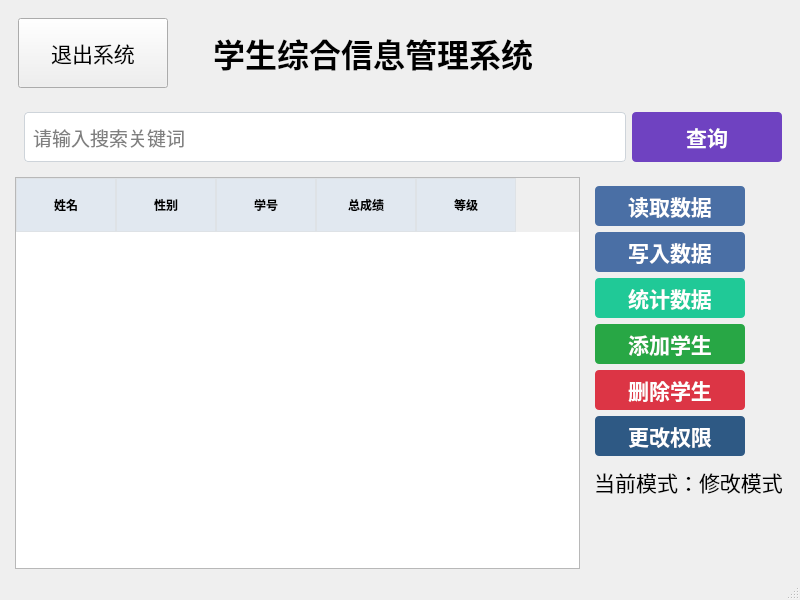
<?xml version="1.0" encoding="UTF-8"?>
<ui version="4.0">
 <class>MainWindow</class>
 <widget class="QMainWindow" name="MainWindow">
  <property name="geometry">
   <rect>
    <x>0</x>
    <y>0</y>
    <width>800</width>
    <height>600</height>
   </rect>
  </property>
  <property name="minimumSize">
   <size>
    <width>800</width>
    <height>600</height>
   </size>
  </property>
  <property name="font">
   <font>
    <pointsize>14</pointsize>
   </font>
  </property>
  <property name="windowTitle">
   <string>MainWindow</string>
  </property>
  <property name="windowIcon">
   <iconset theme="QIcon::ThemeIcon::ContactNew"/>
  </property>
  <property name="styleSheet">
   <string notr="true">background-color: #F8F9FA;
QTableWidget {
    background-color: #FFFFFF;
    alternate-background-color: #F8F9FA;  /* 交替行颜色 */
    gridline-color: #DEE2E6;              /* 网格线颜色 */
}

/* 表头样式 */
QHeaderView::section {
    background-color: #E1E8F0;
    padding: 8px;
    border: 1px solid #DEE2E6;
    font-weight: bold;
}</string>
  </property>
  <widget class="QWidget" name="centralwidget">
   <layout class="QGridLayout" name="gridLayout">
    <item row="0" column="0" rowspan="2" colspan="2">
     <widget class="QWidget" name="headline" native="true">
      <layout class="QHBoxLayout" name="horizontalLayout">
       <item>
        <widget class="QPushButton" name="exit">
         <property name="minimumSize">
          <size>
           <width>150</width>
           <height>70</height>
          </size>
         </property>
         <property name="font">
          <font>
           <pointsize>16</pointsize>
           <bold>false</bold>
          </font>
         </property>
         <property name="text">
          <string>退出系统</string>
         </property>
        </widget>
       </item>
       <item>
        <spacer name="horizontalSpacer_2">
         <property name="orientation">
          <enum>Qt::Orientation::Horizontal</enum>
         </property>
         <property name="sizeHint" stdset="0">
          <size>
           <width>40</width>
           <height>20</height>
          </size>
         </property>
        </spacer>
       </item>
       <item>
        <widget class="QLabel" name="header">
         <property name="minimumSize">
          <size>
           <width>100</width>
           <height>50</height>
          </size>
         </property>
         <property name="sizeIncrement">
          <size>
           <width>400</width>
           <height>60</height>
          </size>
         </property>
         <property name="font">
          <font>
           <pointsize>24</pointsize>
           <bold>true</bold>
          </font>
         </property>
         <property name="styleSheet">
          <string notr="true"/>
         </property>
         <property name="text">
          <string>学生综合信息管理系统</string>
         </property>
        </widget>
       </item>
       <item>
        <spacer name="horizontalSpacer">
         <property name="orientation">
          <enum>Qt::Orientation::Horizontal</enum>
         </property>
         <property name="sizeHint" stdset="0">
          <size>
           <width>40</width>
           <height>20</height>
          </size>
         </property>
        </spacer>
       </item>
      </layout>
     </widget>
    </item>
    <item row="3" column="1">
     <widget class="QTableWidget" name="stu_info">
      <property name="font">
       <font>
        <pointsize>16</pointsize>
       </font>
      </property>
      <property name="styleSheet">
       <string notr="true">stu_info {
    background: #E7F5FF;  /* 浅蓝 */
}
</string>
      </property>
      <property name="horizontalScrollBarPolicy">
       <enum>Qt::ScrollBarPolicy::ScrollBarAsNeeded</enum>
      </property>
      <property name="rowCount">
       <number>0</number>
      </property>
      <property name="columnCount">
       <number>5</number>
      </property>
      <column>
       <property name="text">
        <string>姓名</string>
       </property>
       <property name="font">
        <font>
         <pointsize>16</pointsize>
        </font>
       </property>
      </column>
      <column>
       <property name="text">
        <string>性别</string>
       </property>
       <property name="font">
        <font>
         <pointsize>16</pointsize>
        </font>
       </property>
      </column>
      <column>
       <property name="text">
        <string>学号</string>
       </property>
       <property name="font">
        <font>
         <pointsize>16</pointsize>
        </font>
       </property>
      </column>
      <column>
       <property name="text">
        <string>总成绩</string>
       </property>
       <property name="font">
        <font>
         <pointsize>16</pointsize>
        </font>
       </property>
      </column>
      <column>
       <property name="text">
        <string>等级</string>
       </property>
       <property name="font">
        <font>
         <pointsize>16</pointsize>
        </font>
       </property>
      </column>
     </widget>
    </item>
    <item row="3" column="2">
     <widget class="QWidget" name="functions" native="true">
      <layout class="QVBoxLayout" name="verticalLayout_2">
       <item>
        <widget class="QPushButton" name="read_button">
         <property name="minimumSize">
          <size>
           <width>100</width>
           <height>40</height>
          </size>
         </property>
         <property name="maximumSize">
          <size>
           <width>150</width>
           <height>40</height>
          </size>
         </property>
         <property name="font">
          <font>
           <pointsize>16</pointsize>
           <bold>true</bold>
          </font>
         </property>
         <property name="styleSheet">
          <string notr="true">QPushButton {
    background-color: #4A6FA5;      /* 按钮背景 */
    color: #FFFFFF;                 /* 文字颜色 */
    border: none;                   /* 去掉边框 */
    border-radius: 4px;             /* 圆角 */
    font-weight: bold;
}

/* 鼠标悬停效果 */
QPushButton:hover {
    background-color: #3A5A80;
}

/* 按钮按下效果 */
QPushButton:pressed {
    background-color: #2E5984;
}
QPushButton:disabled{
	background-color:#B0C4DE;
	color:#808080;
}</string>
         </property>
         <property name="text">
          <string>读取数据</string>
         </property>
        </widget>
       </item>
       <item>
        <widget class="QPushButton" name="write_button">
         <property name="minimumSize">
          <size>
           <width>100</width>
           <height>40</height>
          </size>
         </property>
         <property name="maximumSize">
          <size>
           <width>150</width>
           <height>40</height>
          </size>
         </property>
         <property name="font">
          <font>
           <pointsize>16</pointsize>
           <bold>true</bold>
          </font>
         </property>
         <property name="styleSheet">
          <string notr="true">QPushButton {
    background-color: #4A6FA5;      /* 按钮背景 */
    color: #FFFFFF;                 /* 文字颜色 */
    border: none;                   /* 去掉边框 */
    border-radius: 4px;             /* 圆角 */
    font-weight: bold;
}

/* 鼠标悬停效果 */
QPushButton:hover {
    background-color: #3A5A80;
}

/* 按钮按下效果 */
QPushButton:pressed {
    background-color: #2E5984;
}
QPushButton:disabled{
	background-color:#B0C4DE;
	color:#808080;
}</string>
         </property>
         <property name="text">
          <string>写入数据</string>
         </property>
        </widget>
       </item>
       <item>
        <widget class="QPushButton" name="statistic_button">
         <property name="minimumSize">
          <size>
           <width>100</width>
           <height>40</height>
          </size>
         </property>
         <property name="maximumSize">
          <size>
           <width>150</width>
           <height>40</height>
          </size>
         </property>
         <property name="font">
          <font>
           <pointsize>16</pointsize>
           <bold>true</bold>
          </font>
         </property>
         <property name="styleSheet">
          <string notr="true">QPushButton {
    background-color: #20C997;    /* 按钮背景 */
    color: #FFFFFF;                 /* 文字颜色 */
    border: none;                   /* 去掉边框 */
    border-radius: 4px;             /* 圆角 */
    font-weight: bold;
}

/* 鼠标悬停效果 */
QPushButton:hover {
    background-color: #1BA87E;
}

/* 按钮按下效果 */
QPushButton:pressed {
    background-color: #18976F;
}</string>
         </property>
         <property name="text">
          <string>统计数据</string>
         </property>
        </widget>
       </item>
       <item>
        <widget class="QPushButton" name="insert_button">
         <property name="minimumSize">
          <size>
           <width>100</width>
           <height>40</height>
          </size>
         </property>
         <property name="maximumSize">
          <size>
           <width>150</width>
           <height>40</height>
          </size>
         </property>
         <property name="font">
          <font>
           <pointsize>16</pointsize>
           <bold>true</bold>
          </font>
         </property>
         <property name="styleSheet">
          <string notr="true">QPushButton {
    background-color: #28A745; ;      /* 按钮背景 */
    color: #FFFFFF;                 /* 文字颜色 */
    border: none;                   /* 去掉边框 */
    border-radius: 4px;             /* 圆角 */
    font-weight: bold;
}
QPushButton[text=&quot;添加学生&quot;]:hover {
    background-color: #218838;      /* 深绿悬停 */
}

QPushButton[text=&quot;添加学生&quot;]:pressed {
    background-color: #1E7E34;      /* 更深绿 */
}
QPushButton:disabled{
	background-color:#B0C4DE;
	color:#808080;
}</string>
         </property>
         <property name="text">
          <string>添加学生</string>
         </property>
        </widget>
       </item>
       <item>
        <widget class="QPushButton" name="delete_button">
         <property name="minimumSize">
          <size>
           <width>100</width>
           <height>40</height>
          </size>
         </property>
         <property name="maximumSize">
          <size>
           <width>150</width>
           <height>40</height>
          </size>
         </property>
         <property name="font">
          <font>
           <pointsize>16</pointsize>
           <bold>true</bold>
          </font>
         </property>
         <property name="styleSheet">
          <string notr="true">QPushButton {
    background-color: #DC3545;      /* 按钮背景 */
    color: #FFFFFF;                 /* 文字颜色 */
    border: none;                   /* 去掉边框 */
    border-radius: 4px;             /* 圆角 */
    font-weight: bold;
}

/* 鼠标悬停效果 */
QPushButton:hover {
    background-color: #C82333; 
}

/* 按钮按下效果 */
QPushButton:pressed {
    background-color: #BD2130; 
}
QPushButton:disabled{
	background-color:#B0C4DE;
	color:#808080;
}</string>
         </property>
         <property name="text">
          <string>删除学生</string>
         </property>
        </widget>
       </item>
       <item>
        <widget class="QPushButton" name="change_button">
         <property name="enabled">
          <bool>true</bool>
         </property>
         <property name="sizePolicy">
          <sizepolicy hsizetype="Minimum" vsizetype="Fixed">
           <horstretch>0</horstretch>
           <verstretch>0</verstretch>
          </sizepolicy>
         </property>
         <property name="minimumSize">
          <size>
           <width>100</width>
           <height>40</height>
          </size>
         </property>
         <property name="maximumSize">
          <size>
           <width>150</width>
           <height>40</height>
          </size>
         </property>
         <property name="font">
          <font>
           <pointsize>16</pointsize>
           <bold>true</bold>
          </font>
         </property>
         <property name="styleSheet">
          <string notr="true">QPushButton {
    background-color: #2E5984;      /* 按钮背景 */
    color: #FFFFFF;                 /* 文字颜色 */
    border: none;                   /* 去掉边框 */
    border-radius: 4px;             /* 圆角 */
    font-weight: bold;
}

/* 鼠标悬停效果 */
QPushButton:hover {
    background-color: #24476A;
}

/* 按钮按下效果 */
QPushButton:pressed {
    background-color: #1D3C54;
}</string>
         </property>
         <property name="text">
          <string>更改权限</string>
         </property>
        </widget>
       </item>
       <item>
        <widget class="QLabel" name="mode_text">
         <property name="minimumSize">
          <size>
           <width>150</width>
           <height>40</height>
          </size>
         </property>
         <property name="maximumSize">
          <size>
           <width>16777215</width>
           <height>400</height>
          </size>
         </property>
         <property name="font">
          <font>
           <pointsize>16</pointsize>
          </font>
         </property>
         <property name="text">
          <string>当前模式：修改模式</string>
         </property>
         <property name="alignment">
          <set>Qt::AlignmentFlag::AlignCenter</set>
         </property>
        </widget>
       </item>
       <item>
        <spacer name="verticalSpacer">
         <property name="orientation">
          <enum>Qt::Orientation::Vertical</enum>
         </property>
         <property name="sizeHint" stdset="0">
          <size>
           <width>20</width>
           <height>40</height>
          </size>
         </property>
        </spacer>
       </item>
      </layout>
     </widget>
    </item>
    <item row="2" column="1" colspan="2">
     <widget class="QWidget" name="search" native="true">
      <layout class="QHBoxLayout" name="horizontalLayout_2">
       <item>
        <widget class="QLineEdit" name="search_input">
         <property name="minimumSize">
          <size>
           <width>200</width>
           <height>50</height>
          </size>
         </property>
         <property name="font">
          <font>
           <pointsize>14</pointsize>
          </font>
         </property>
         <property name="statusTip">
          <string/>
         </property>
         <property name="accessibleDescription">
          <string/>
         </property>
         <property name="styleSheet">
          <string notr="true">QLineEdit, QTextEdit, QComboBox {
    background-color: #FFFFFF;
    border: 1px solid #CED4DA;
    border-radius: 4px;
    padding: 6px;
    selection-background-color: #4A6FA5;  /* 选中文本背景 */
}

QLineEdit:focus, QTextEdit:focus {
    border: 2px solid #4A6FA5;           /* 聚焦时边框 */
}</string>
         </property>
         <property name="text">
          <string/>
         </property>
         <property name="dragEnabled">
          <bool>false</bool>
         </property>
         <property name="placeholderText">
          <string>请输入搜索关键词</string>
         </property>
        </widget>
       </item>
       <item>
        <widget class="QPushButton" name="search_button">
         <property name="minimumSize">
          <size>
           <width>150</width>
           <height>40</height>
          </size>
         </property>
         <property name="maximumSize">
          <size>
           <width>5000</width>
           <height>4000</height>
          </size>
         </property>
         <property name="font">
          <font>
           <pointsize>16</pointsize>
           <bold>true</bold>
          </font>
         </property>
         <property name="contextMenuPolicy">
          <enum>Qt::ContextMenuPolicy::CustomContextMenu</enum>
         </property>
         <property name="styleSheet">
          <string notr="true">QPushButton {
    background-color: #6F42C1;      /* 按钮背景 */
    color: #FFFFFF;                 /* 文字颜色 */
    border: none;                   /* 去掉边框 */
    border-radius: 4px;             /* 圆角 */
    font-weight: bold;
}

/* 鼠标悬停效果 */
QPushButton:hover {
    background-color: #5A379C;
}

/* 按钮按下效果 */
QPushButton:pressed {
    background-color: #4C2E85;
}
QPushButton:disabled{
	background-color:#B0C4DE;
	color:#808080;
}</string>
         </property>
         <property name="text">
          <string>查询</string>
         </property>
        </widget>
       </item>
      </layout>
     </widget>
    </item>
   </layout>
  </widget>
  <widget class="QMenuBar" name="menubar">
   <property name="geometry">
    <rect>
     <x>0</x>
     <y>0</y>
     <width>800</width>
     <height>18</height>
    </rect>
   </property>
  </widget>
  <widget class="QStatusBar" name="statusbar"/>
  <action name="actionimport_from_txt">
   <property name="text">
    <string>import from txt</string>
   </property>
  </action>
 </widget>
 <resources/>
 <connections>
  <connection>
   <sender>search_input</sender>
   <signal>returnPressed()</signal>
   <receiver>search_button</receiver>
   <slot>click()</slot>
   <hints>
    <hint type="sourcelabel">
     <x>320</x>
     <y>135</y>
    </hint>
    <hint type="destinationlabel">
     <x>405</x>
     <y>143</y>
    </hint>
   </hints>
  </connection>
  <connection>
   <sender>exit</sender>
   <signal>clicked()</signal>
   <receiver>MainWindow</receiver>
   <slot>close()</slot>
   <hints>
    <hint type="sourcelabel">
     <x>86</x>
     <y>64</y>
    </hint>
    <hint type="destinationlabel">
     <x>328</x>
     <y>214</y>
    </hint>
   </hints>
  </connection>
 </connections>
</ui>
